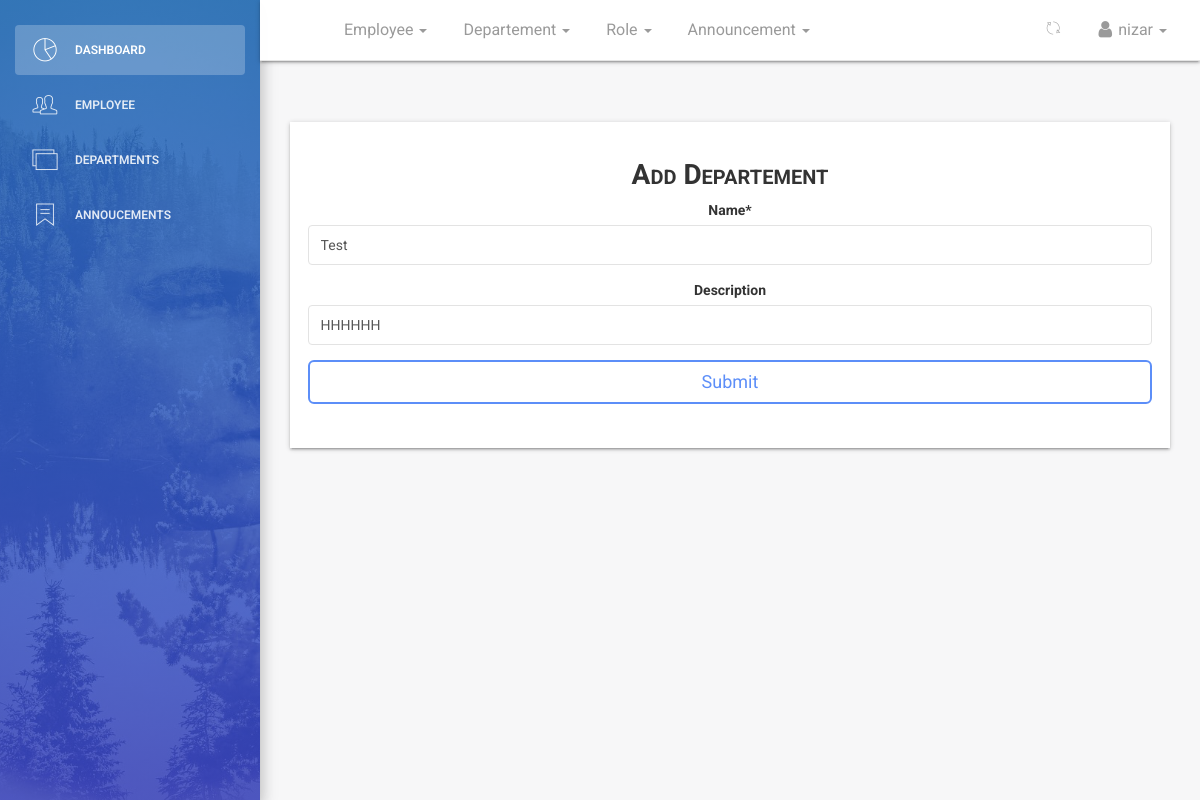
Page /dashboard/department/edit/1/ (signed in) on the earlier database version.
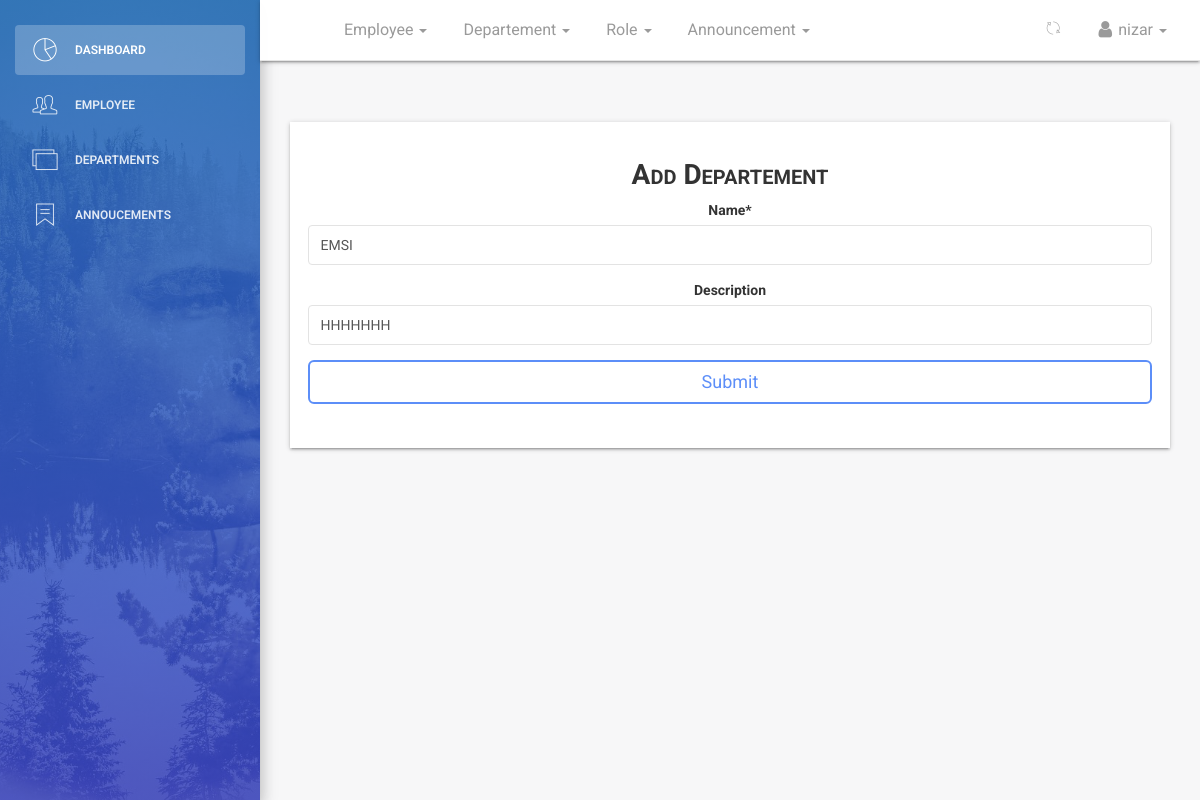
Same page on the later database version.
### employee/models.py (models this page shows, shortened)
class Department(models.Model):
    name = models.CharField(max_length=125)
    description = models.CharField(max_length=125, null=True, blank=True)
    created = models.DateTimeField(
        verbose_name=_('Created'), auto_now_add=True)
    updated = models.DateTimeField(verbose_name=_('Updated'), auto_now=True)
    class Meta:
        verbose_name = _('Department')
        verbose_name_plural = _('Departments')
        ordering = ['name', 'created']

### dashboard/views.py (the view, shortened to what this page needs)
def dashboard_department_edit_data(request, id):
    if not (request.user.is_authenticated and request.user.is_superuser and request.user.is_staff):
        return redirect('/')
    department = get_object_or_404(Department, id=id)
    dataset = dict()
    form = DepartmentCreateForm(request.POST or None, instance=department)
    dataset['form'] = form
    dataset['title'] = 'edit - {0}'.format(department.name)
    return render(request, 'dashboard/department_create.html', dataset)

### employee/forms.py
class DepartmentCreateForm(forms.ModelForm):
    class Meta:
        model = Department
        exclude = ['created', 'updated']

### templates/dashboard/department_create.html (shortened to what this page needs)
{% extends '_layout.html' %}
{% load static %}
{% load crispy_forms_tags %}
 {% block navheader %}
    {% include 'includes/navheader_employee_app.html' %}
 {% endblock %}
 {% block content %}
        <section class="content">
            <section class="container-fluid">
                    <section class="row">
                        <section class="col col-sm-8 offset-sm-2">
                        </section>
                    </section>
                <section class="form-wrapper">
                    <section class="row">
                        <section class="col-lg-12 col-md-12 col-sm-12 text-center">
                            <h3 class="title-h3">Add Departement</h3>
                        </section>
                    </section>
                    <section class="row ">
                        <section class="col-lg-12 col-md-12 col-sm-12 text-center">
                            <form action="" method="POST" enctype="multipart/form-data">
                                {{form | crispy }}
                                <button type="submit" class="btn btn-primary btn-lg btn-block">Submit</button>
                            </form>
                        </section>
                    </section>
                </section>
            </section>
        </section>
 {% endblock %}

Differences in the rows shown:
changed Department: name "Test" → "EMSI"; description "HHHHHH" → "HHHHHHH"
